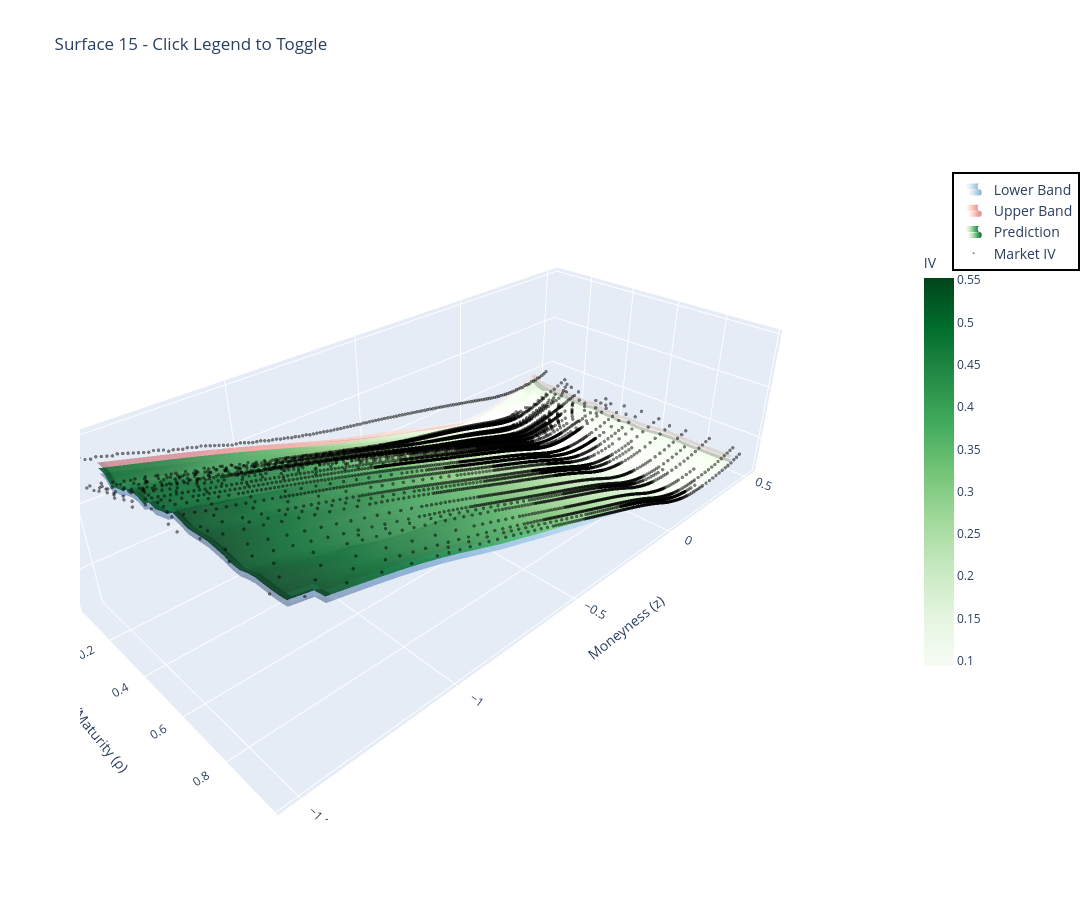

Notebook code cell kept with this figure:
### Markdown cell above
---

### Results

- Mean coverage: 89.96% (target: ≥90%)
- Window size: K=5 surfaces
- Test surfaces: 7 held-out surfaces
- Quantile range: [0.017314, 0.018535]

### Code cell
# Interactive HTML Visualization
import plotly.graph_objects as go
from pathlib import Path
import os

# Use ABSOLUTE path to ensure file is saved
notebook_dir = Path(os.getcwd())
viz_folder = notebook_dir.parent.parent / 'visualizations'
viz_folder.mkdir(exist_ok=True)

print(f"Saving to: {viz_folder.absolute()}\n")

# Create figure
fig = go.Figure()

# Add layers with showlegend=True
fig.add_trace(go.Surface(
    x=rho_mesh, y=z_mesh, z=iv_lower_grid,
    colorscale='Blues', name='Lower Band', showscale=False, opacity=0.4,
    showlegend=True, hovertemplate='Lower: %{z:.4f}<extra></extra>'
))

fig.add_trace(go.Surface(
    x=rho_mesh, y=z_mesh, z=iv_upper_grid,
    colorscale='Reds', name='Upper Band', showscale=False, opacity=0.4,
    showlegend=True, hovertemplate='Upper: %{z:.4f}<extra></extra>'
))

fig.add_trace(go.Surface(
    x=rho_mesh, y=z_mesh, z=iv_pred_grid,
    colorscale='Greens', name='Prediction', showscale=True, opacity=0.85,
    showlegend=True, colorbar=dict(title='IV', len=0.6, x=1.1),
    hovertemplate='Prediction: %{z:.4f}<extra></extra>'
))

fig.add_trace(go.Scatter3d(
    x=rho_flat, y=z_flat, z=iv_market_flat,
    mode='markers', name='Market IV', 
    marker=dict(size=2, color='black', opacity=0.5),
    showlegend=True, hovertemplate='Market: %{z:.4f}<extra></extra>'
))

# Layout with visible legend
fig.update_layout(
    title=f'Surface {test_surf_idx} - Click Legend to Toggle',
    width=1400, height=900,
    showlegend=True,
    legend=dict(
        x=1.15, y=0.9, bgcolor='white', bordercolor='black', 
        borderwidth=2, font=dict(size=14)
    ),
    scene=dict(
        xaxis_title='√Maturity ',
        yaxis_title='Moneyness ',
        zaxis_title='Implied Volatility',
        camera=dict(eye=dict(x=1.6, y=-1.6, z=1.3))
    )
)

# Save HTML file
output_file = viz_folder / f'surface_{test_surf_idx}_interactive.html'
try:
    fig.write_html(str(output_file))
    print(f"SUCCESS! File saved to:")
    print(f"   {output_file}")
except Exception as e:
    print(f"Error saving: {e}")

# Show in notebook
fig.show()

### Figure 1 — Plotly figure (JSON) as saved in the notebook; plotly's stock layout.template omitted (floating-point values rounded to 4 significant figures; data arrays with more than 128 entries replaced by an {"elided": "..."} marker saying what was removed)
{"data": [{"colorscale": [[0, "rgb(247,251,255)"], [0.125, "rgb(222,235,247)"], [0.25, "rgb(198,219,239)"], [0.375, "rgb(158,202,225)"], [0.5, "rgb(107,174,214)"], [0.625, "rgb(66,146,198)"], [0.75, "rgb(33,113,181)"], [0.875, "rgb(8,81,156)"], [1, "rgb(8,48,107)"]], "hovertemplate": "Lower: %{z:.4f}<extra></extra>", "name": "Lower Band", "opacity": 0.4, "showlegend": true, "showscale": false, "type": "surface", "x": {"elided": "30x30 float values"}, "y": {"elided": "30x30 float values"}, "z": {"elided": "30x30 float values"}}, {"colorscale": [[0, "rgb(255,245,240)"], [0.125, "rgb(254,224,210)"], [0.25, "rgb(252,187,161)"], [0.375, "rgb(252,146,114)"], [0.5, "rgb(251,106,74)"], [0.625, "rgb(239,59,44)"], [0.75, "rgb(203,24,29)"], [0.875, "rgb(165,15,21)"], [1, "rgb(103,0,13)"]], "hovertemplate": "Upper: %{z:.4f}<extra></extra>", "name": "Upper Band", "opacity": 0.4, "showlegend": true, "showscale": false, "type": "surface", "x": {"elided": "30x30 float values"}, "y": {"elided": "30x30 float values"}, "z": {"elided": "30x30 float values"}}, {"colorbar": {"len": 0.6, "title": {"text": "IV"}, "x": 1.1}, "colorscale": [[0, "rgb(247,252,245)"], [0.125, "rgb(229,245,224)"], [0.25, "rgb(199,233,192)"], [0.375, "rgb(161,217,155)"], [0.5, "rgb(116,196,118)"], [0.625, "rgb(65,171,93)"], [0.75, "rgb(35,139,69)"], [0.875, "rgb(0,109,44)"], [1, "rgb(0,68,27)"]], "hovertemplate": "Prediction: %{z:.4f}<extra></extra>", "name": "Prediction", "opacity": 0.85, "showlegend": true, "showscale": true, "type": "surface", "x": {"elided": "30x30 float values"}, "y": {"elided": "30x30 float values"}, "z": {"elided": "30x30 float values"}}, {"hovertemplate": "Market: %{z:.4f}<extra></extra>", "marker": {"color": "black", "opacity": 0.5, "size": 2}, "mode": "markers", "name": "Market IV", "showlegend": true, "type": "scatter3d", "x": {"elided": "9351 float values"}, "y": {"elided": "9351 float values"}, "z": {"elided": "9351 float values"}}], "layout": {"height": 900, "legend": {"bgcolor": "white", "bordercolor": "black", "borderwidth": 2, "font": {"size": 14}, "x": 1.15, "y": 0.9}, "scene": {"camera": {"eye": {"x": 1.6, "y": -1.6, "z": 1.3}}, "xaxis": {"title": {"text": "√Maturity (ρ)"}}, "yaxis": {"title": {"text": "Moneyness (z)"}}, "zaxis": {"title": {"text": "Implied Volatility"}}}, "showlegend": true, "title": {"text": "Surface 15 - Click Legend to Toggle"}, "width": 1400}}
